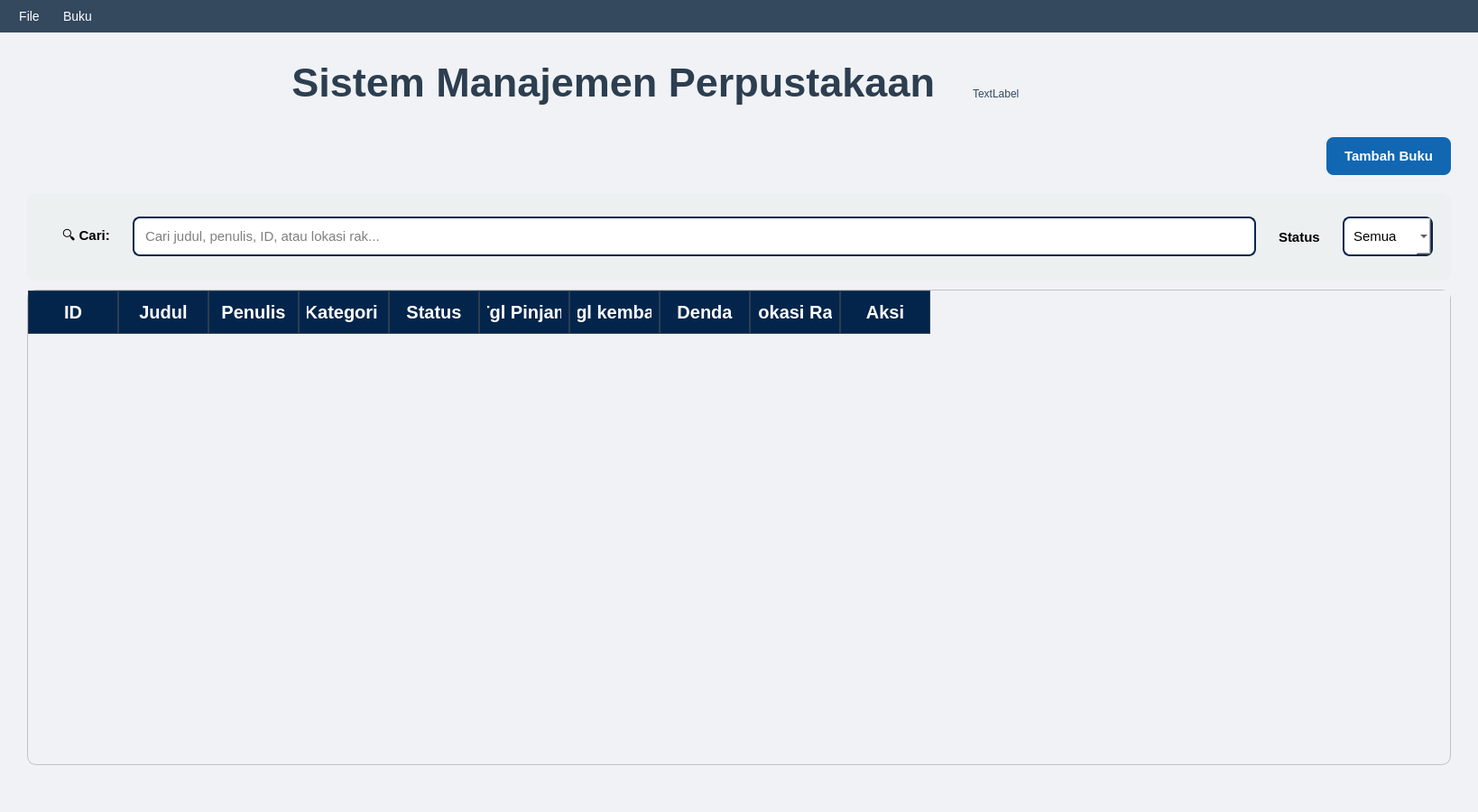
<?xml version="1.0" encoding="UTF-8"?>
<ui version="4.0">
 <class>MainWindow</class>
 <widget class="QMainWindow" name="MainWindow">
  <property name="geometry">
   <rect>
    <x>0</x>
    <y>0</y>
    <width>1638</width>
    <height>900</height>
   </rect>
  </property>
  <property name="windowTitle">
   <string>MainWindow</string>
  </property>
  <property name="styleSheet">
   <string notr="true">QWidget {
                background-color: #f0f2f5; /
                font-family: 'Segoe UI', sans-serif;
            }
            QMenuBar {
                background-color: #34495E; 
                color: white;
                font-size: 14px;
                padding: 5px;
            }
            QMenuBar::item {
                padding: 5px 10px;
                background: transparent;
            }
            QMenuBar::item:selected {
                background-color: #4A637C; 
            }
            QMenu {
                background-color: #34495E;
                color: white;
                border: 1px solid #2C3E50;
                border-radius: 5px;
            }
            QMenu::item {
                padding: 8px 20px;
                background-color: transparent;
            }
            QMenu::item:selected {
                background-color: #2980B9; /* Blue on hover for menu items */
            }
            QLabel {
                color: #34495E;
            }</string>
  </property>
  <widget class="QWidget" name="centralwidget">
   <layout class="QVBoxLayout" name="verticalLayout">
    <property name="spacing">
     <number>10</number>
    </property>
    <property name="leftMargin">
     <number>30</number>
    </property>
    <property name="topMargin">
     <number>30</number>
    </property>
    <property name="rightMargin">
     <number>30</number>
    </property>
    <property name="bottomMargin">
     <number>30</number>
    </property>
    <item>
     <widget class="QWidget" name="widget_2" native="true">
      <layout class="QHBoxLayout" name="horizontalLayout_4">
       <property name="spacing">
        <number>30</number>
       </property>
       <property name="leftMargin">
        <number>280</number>
       </property>
       <property name="topMargin">
        <number>0</number>
       </property>
       <property name="rightMargin">
        <number>450</number>
       </property>
       <property name="bottomMargin">
        <number>0</number>
       </property>
       <item>
        <widget class="QLabel" name="title_label">
         <property name="styleSheet">
          <string notr="true">QLabel{
font-size: 45px;
font-weight: bold; 
margin-bottom: 25px; 
color: #2C3E50; 
text-shadow: 1px 1px 2px #bdc3c7;
}</string>
         </property>
         <property name="text">
          <string>Sistem Manajemen Perpustakaan</string>
         </property>
         <property name="alignment">
          <set>Qt::AlignRight|Qt::AlignTrailing|Qt::AlignVCenter</set>
         </property>
        </widget>
       </item>
       <item>
        <widget class="QLabel" name="gambar_judul">
         <property name="text">
          <string>TextLabel</string>
         </property>
         <property name="alignment">
          <set>Qt::AlignLeading|Qt::AlignLeft|Qt::AlignVCenter</set>
         </property>
        </widget>
       </item>
      </layout>
     </widget>
    </item>
    <item>
     <layout class="QHBoxLayout" name="horizontalLayout">
      <item>
       <spacer name="horizontalSpacer">
        <property name="orientation">
         <enum>Qt::Horizontal</enum>
        </property>
        <property name="sizeHint" stdset="0">
         <size>
          <width>40</width>
          <height>20</height>
         </size>
        </property>
       </spacer>
      </item>
      <item>
       <widget class="QPushButton" name="btn_tambah">
        <property name="styleSheet">
         <string notr="true"> QPushButton {
                background-color: #1167b1;
                color: white;
                padding: 12px 20px;
                border-radius: 8px;
                font-size: 15px;
                font-weight: bold;
                border: none;
}
QPushButton:hover {
                background-color: #2a9df4;
}
</string>
        </property>
        <property name="text">
         <string>Tambah Buku</string>
        </property>
       </widget>
      </item>
     </layout>
    </item>
    <item>
     <widget class="QFrame" name="card_container">
      <property name="frameShape">
       <enum>QFrame::StyledPanel</enum>
      </property>
      <property name="frameShadow">
       <enum>QFrame::Raised</enum>
      </property>
     </widget>
    </item>
    <item>
     <widget class="QWidget" name="widget" native="true">
      <property name="styleSheet">
       <string notr="true">QWidget {
                background-color: #ECF0F1;
                border-radius: 10px;
                padding: 15px;
            }
            QLabel {
                font-size: 15px;
                color: #000000;
                font-weight: 500;
            }
            QLineEdit {
                padding: 10px;
                border: 2px solid #03254c;
                border-radius: 8px;
                font-size: 15px;
                background-color: white;
            }
            QLineEdit:focus {
                border: 2px solid #3498db;
                outline: none;
            }
            QComboBox {
                padding: 10px;
                border: 2px solid #03254c;
                border-radius: 8px;
                font-size: 15px;
                background-color: white;
            }
            QComboBox:focus {
                border: 2px solid #3498db;
                outline: none;
            }</string>
      </property>
      <layout class="QHBoxLayout" name="horizontalLayout_2">
       <property name="leftMargin">
        <number>20</number>
       </property>
       <property name="topMargin">
        <number>20</number>
       </property>
       <property name="rightMargin">
        <number>20</number>
       </property>
       <property name="bottomMargin">
        <number>20</number>
       </property>
       <item>
        <widget class="QLabel" name="label">
         <property name="text">
          <string>🔍 Cari:</string>
         </property>
        </widget>
       </item>
       <item>
        <widget class="QLineEdit" name="search_input">
         <property name="placeholderText">
          <string>Cari judul, penulis, ID, atau lokasi rak...</string>
         </property>
        </widget>
       </item>
       <item>
        <widget class="QLabel" name="label_2">
         <property name="text">
          <string>Status</string>
         </property>
        </widget>
       </item>
       <item>
        <widget class="QComboBox" name="filter_status">
         <item>
          <property name="text">
           <string>Semua</string>
          </property>
         </item>
         <item>
          <property name="text">
           <string>Tersedia</string>
          </property>
         </item>
         <item>
          <property name="text">
           <string>Dipinjam</string>
          </property>
         </item>
        </widget>
       </item>
      </layout>
     </widget>
    </item>
    <item>
     <widget class="QTableWidget" name="table">
      <property name="styleSheet">
       <string notr="true">QTableWidget {
                border: 1px solid #BDC3C7;
                border-radius: 10px;
                font-size: 18px;
                selection-background-color: #D1F2EB; 
            }
            QHeaderView::section {
                background-color: #03254c;
                color: white;
                padding: 8px;
                border: 1px solid #2C3E50;
                font-weight: bold;
                font-size: 20px;
                min-height: 30px; 
            }
            QTableWidget::item {
                padding: 7px;
                border-bottom: 1px solid #EBEDEF; 
            }
            QTableWidget::item:selected {
                background-color: #D1F2EB;
                color: #2C3E50;
            }
            QTableWidget QAbstractScrollArea::corner {
                background: transparent;
                border: none;
            }
            QScrollBar:vertical {
                border: none;
                background: #f0f0f0;
                width: 12px;
                margin: 0px 0px 0px 0px;
            }
            QScrollBar::handle:vertical {
                background: #bdc3c7;
                border-radius: 5px;
                min-height: 20px;
            }
            QScrollBar::handle:vertical:hover {
                background: #95a5a6;
            }
            QScrollBar::add-line:vertical, QScrollBar::sub-line:vertical {
                border: none;
                background: none;
            }
            QScrollBar::add-page:vertical, QScrollBar::sub-page:vertical {
                background: none;
            }</string>
      </property>
      <column>
       <property name="text">
        <string>ID</string>
       </property>
      </column>
      <column>
       <property name="text">
        <string>Judul</string>
       </property>
      </column>
      <column>
       <property name="text">
        <string>Penulis</string>
       </property>
      </column>
      <column>
       <property name="text">
        <string>Kategori </string>
       </property>
      </column>
      <column>
       <property name="text">
        <string>Status</string>
       </property>
      </column>
      <column>
       <property name="text">
        <string>Tgl Pinjam</string>
       </property>
      </column>
      <column>
       <property name="text">
        <string>Tgl kembali</string>
       </property>
      </column>
      <column>
       <property name="text">
        <string>Denda</string>
       </property>
      </column>
      <column>
       <property name="text">
        <string>Lokasi Rak</string>
       </property>
      </column>
      <column>
       <property name="text">
        <string>Aksi</string>
       </property>
      </column>
     </widget>
    </item>
   </layout>
  </widget>
  <widget class="QStatusBar" name="statusbar"/>
  <widget class="QMenuBar" name="menubar">
   <property name="geometry">
    <rect>
     <x>0</x>
     <y>0</y>
     <width>1638</width>
     <height>18</height>
    </rect>
   </property>
   <widget class="QMenu" name="menuFile">
    <property name="title">
     <string>File</string>
    </property>
    <addaction name="export_action"/>
    <addaction name="actionAbout"/>
    <addaction name="exit_action"/>
   </widget>
   <widget class="QMenu" name="menuBuku">
    <property name="title">
     <string>Buku</string>
    </property>
    <addaction name="add_action"/>
    <addaction name="edit_action"/>
    <addaction name="delete_action"/>
    <addaction name="change_status_action"/>
   </widget>
   <addaction name="menuFile"/>
   <addaction name="menuBuku"/>
  </widget>
  <action name="export_action">
   <property name="text">
    <string>Export CSV</string>
   </property>
  </action>
  <action name="exit_action">
   <property name="text">
    <string>keluar</string>
   </property>
  </action>
  <action name="add_action">
   <property name="text">
    <string>Tambah Buku</string>
   </property>
  </action>
  <action name="edit_action">
   <property name="text">
    <string>Edit Buku</string>
   </property>
  </action>
  <action name="delete_action">
   <property name="text">
    <string>Hapus Buku</string>
   </property>
  </action>
  <action name="change_status_action">
   <property name="text">
    <string>Ubah Status Buku</string>
   </property>
  </action>
  <action name="actionAbout">
   <property name="text">
    <string>About</string>
   </property>
  </action>
 </widget>
 <resources/>
 <connections/>
</ui>
